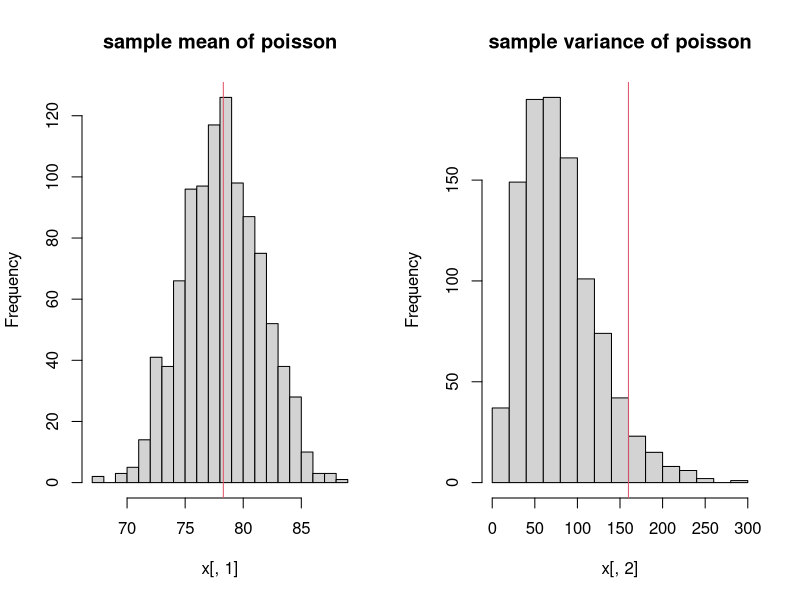
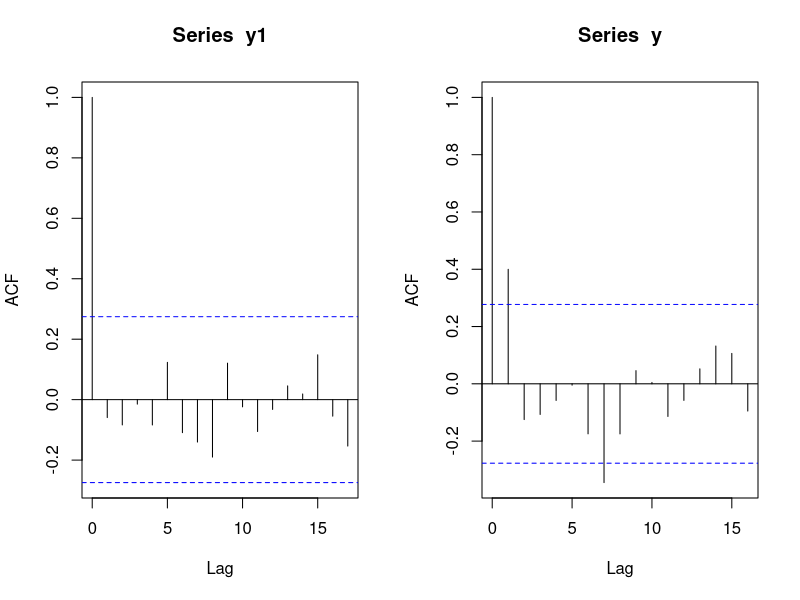
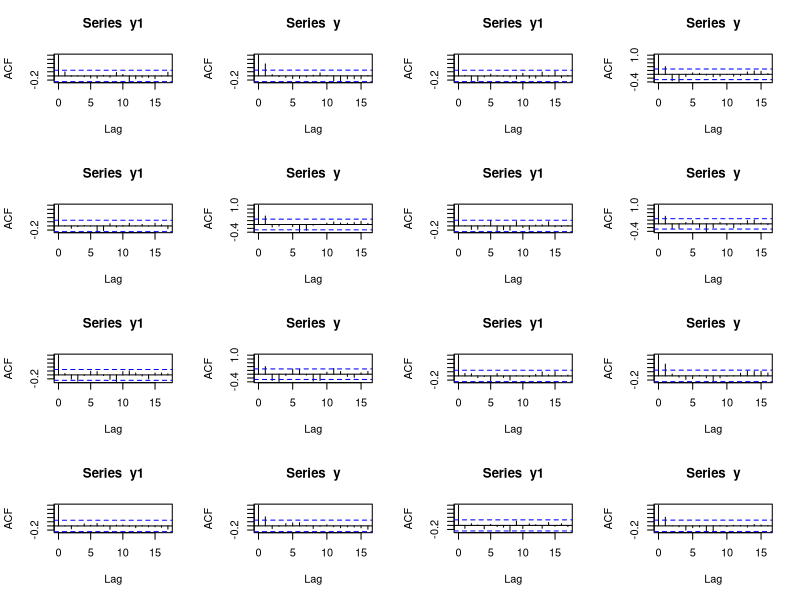
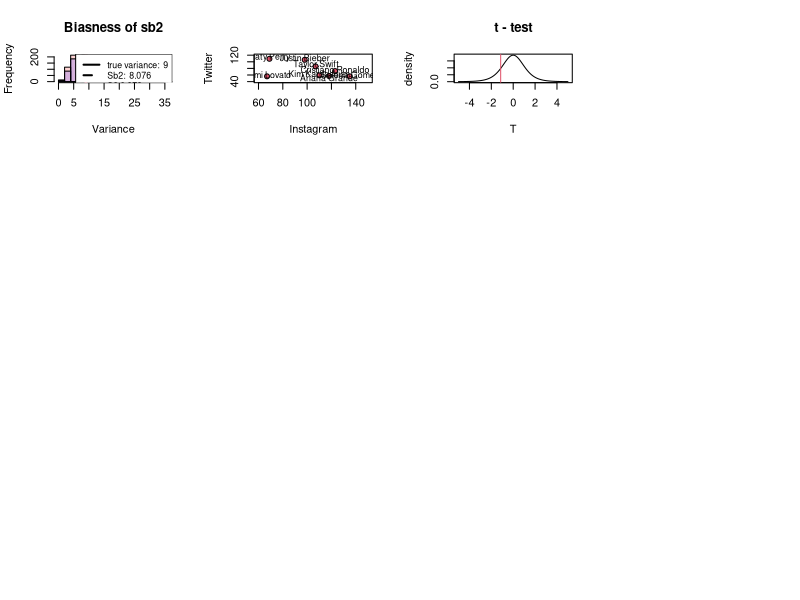

Write R code to recreate these figures, in order. (Note: this script raises an error after producing the figures.)
## ---- chunk 1
knitr::opts_chunk$set(echo = TRUE)
## ---- chunk 2
data <- c(87, 53, 72, 90, 78, 85, 83)


rep <- 1000
x <- array(0,c(rep,2))

for (i in 1:rep){
  xx <- rpois(7, 78.3)
  x[i,1] <- mean(xx)
  x[i,2] <- var(xx)
}

# plot histograms of simulated sample mean and sample variance
# plot also a red line for the observed values
par(mfrow=c(1,2))
hist(x[,1],breaks=20,main="sample mean of poisson")
abline(v=mean(data),col=2)
hist(x[,2],breaks=20,main="sample variance of poisson")
abline(v=var(data),col=2)

#prob of getting a sample variance bigger than the observed one
sum(x[,2]>var(data))/rep

# compute the p-value from the theoretical distribution
# because I know the distribution of the variance:
#(n-1)*s2/sigma^2 ~ chi(n-1) where sigma^2 is lambda for a poisson
chi_obs <- var(data)*6/78.3
1-pchisq(chi_obs,6)
#small but I can't reject the hypotesis
## ---- chunk 3
plotmarkov <-
function(n=10000, start=0, window=100, transition=Pb, npanels=5){
xc2 <- Markov(n, start, transition)
mav0 <- rollmean(as.integer(xc2==0), window)
mav1 <- rollmean(as.integer(xc2==0), window)
npanel <- cut(1:length(mav0), breaks=seq(from=1, to=length(mav0),
length=npanels+1), include.lowest=TRUE)
df <- data.frame(av0=mav0, av1=mav1, x=1:length(mav0),
gp=npanel)
print(xyplot(av0+av1~x | gp, data=df, layout=c(1,npanels),
type="l", par.strip.text=list(cex=0.65),
scales=list(x=list(relation="free"))))
}
## ---- chunk 4
y1 <- rnorm(51)
y <- y1[-1] + y1[-51]
acf(y1) # acf is ‘autocorrelation function’
acf(y)
## ---- chunk 5
par(mfrow=c(4,4))

for (i in 1:8){
  y1 <- rnorm(51)
  y <- y1[-1] + y1[-51]
  acf(y1)
  acf(y)
}
## ---- chunk 6
# my_function builds a vector y as in the previous exercise
my_function <- function(n=51,mu=0,sigma=1){
  y1 <- rnorm(n,mu,sigma)
  y <- y1[-1] + y1[-n]
  return(y)
}

# perform 25 repetitions and store sample means and sample variances
rep <- 25
a <- array(0,25)
av <- array(0,25)

for (i in 1:rep){
  t <- my_function()
  a[i] <- var(t)
  av[i] <- mean(t)
}

# compute the variance of the vector of sample means
var(av)
## ---- chunk 7
n <- 100000
z <- rnorm(n)
zneg <- 0
j <- 1
for (i in 1:n) {
if (z[i]<0) {
zneg[j] <- z[i]
j <- j + 1
}
}
## ---- chunk 8
n <- 100000
z <- rnorm(n)
zneg <- 0
zneg2 <- 0
j <- 1

# timing the given function
start <- Sys.time()
for (i in 1:n) {
  if (z[i]<0) {
    zneg[j] <- z[i]
    j <- j + 1
  }
}
end <- Sys.time()
time1 <- end-start

# timing my optimized function
start <- Sys.time()
zneg2=z[z<0]
end <- Sys.time()
time2 <- end-start

# check which one is faster
time1
time2 #faster

#chech if the results are the same:
summary(zneg)
summary(zneg2)

## ---- chunk 9
set.seed(0)
n <- 1000
A <- matrix(runif(n*n),n,n)
x.true <- runif(n)
y <- A%*%x.true
## ---- chunk 10
# here I compute the inverse of A using solve(A) and then I compute x1
start <- Sys.time()
A_inverse <- solve(A)
x1 <- A_inverse%*%y
end <- Sys.time()
time1 <- end-start
## ---- chunk 11
# here I directly compute x1 using solve
start <- Sys.time()
x1 <- solve(A,y) 
end <- Sys.time()
time2 <- end-start
## ---- chunk 12
# in previous code I've timed both versions
time1
time2 #faster
## ---- chunk 13
rep <- 1000
n <- 10
mu <- 5
sigma <- 3

samples <- array(0, c(rep,n))
statistics <- array(0,c(rep,2))


for (i in 1:rep){
  samples[i,] <- rnorm(n,mu,sigma)
  statistics[i,1] <- var(samples[i,])
  statistics[i,2] <- statistics[i,1]*(n-1)/n 
}

#is s2 correct?
mean(statistics[,1])
sigma**2

#is sb2 correct?
mean(statistics[,2])
sigma**2

#plot s2 observed, sb2 observed and true value
{
hist(statistics[,2],breaks=20,col=rgb(1,0,0,1/6),main="Biasness of sb2",xlab="Variance")  
hist(statistics[,1],breaks=20,add=TRUE,col=rgb(0,0,1,1/6))                    
abline(v=sigma**2,lwd=3)  
abline(v=mean(statistics[,1]),col=2,lty=2,lwd=3)
abline(v=mean(statistics[,2]),lty=2,lwd=3)
legend("topright", legend=c(paste("true variance: ",sigma**2), paste("Sb2: ",round(mean(statistics[,2]),3)),paste("S2",round(mean(statistics[,1]),3))),col=c("black", "black","red"), lty=c(1,2,2),lwd=2, cex=0.8)
}

## ---- chunk 14
# LAB 2
set.seed(101)
n <- 50 #sample size
K <- 4 #number of zones

# 6 players + 1 great player
prob1 <- c(7/16,5/16,3/16,1/16)
#prob2 <- c(1/16, 3/16, 6/16, 6/16)
prob2 <- c(5/16, 3/16, 6/16, 2/16)

y <- array(0,c(7,n))
observed <- array(0,c(7,4))
for (i in 1:6){
  y[i,] <- sample( 1:K, n, replace=TRUE, prob=prob1)
}
y[7,] <- sample( 1:K, n, replace=TRUE, prob=prob2)


observed <-( apply(y,1,table))
observed

  expected <- c( n*(7/16), n*(5/16), n*(3/16), n*(1/16))
expected

x2 <- sum((observed-expected)^(2)/expected)
x2
pchisq(x2, df =(K-1)*(6), lower.tail =FALSE )

chisq.test( observed, p = c( 7/16, 5/16, 3/16, 1/16) )
#why it's different? I should get the same results computing the p-value or using chisq.test function
## ---- chunk 15
 Owners <- c( "Katy Perry", "Justin Bieber", "Taylor Swift", "Cristiano Ronaldo",
                   "Kim Kardashian", "Ariana Grande", "Selena Gomez", "Demi Lovato")
      Instagram <- c( 69, 98,107, 123, 110, 118, 135, 67)
      Twitter <- c( 109, 106, 86, 72, 59, 57, 56, 56)
      plot( Instagram, Twitter, pch=21, bg=2, xlim=c(60, 150), ylim=c(40, 120) )
      text( Instagram[-6], Twitter[-6]+5, Owners[-6], cex=0.8 )
      text( Instagram[6], Twitter[6]-5, Owners[6], cex=0.8 )
## ---- chunk 16
Instagram <- c( 69, 98,107, 123, 110, 118, 135, 67)
Twitter <- c( 109, 106, 86, 72, 59, 57, 56, 56)

n=length(Instagram)
r=cor(Instagram,Twitter)
r
t_obs=r*sqrt((n-2)/(1-r^2))

x <- seq(-5,5,length=1000)
{
plot(x,dt(x,n-2),type="l",xlab="T",ylab="density",main="t - test")
abline(v=t_obs,col=2)


#I fix alpha=0.05 and plot rejection and acceptance region
alpha <- 0.05
r1 <- qt(alpha/2,n-2,lwd=2)
r2 <- qt(1-alpha/2,n-2)
abline(v=r1,lty=2,lwd=2)
abline(v=r2,lty=2,lwd=2)
legend("topright", legend=c("T_observed", "acceptance region boundaries"),col=c("red","black"),lty=c(1,2),lwd=2, cex=0.8)
}

## ---- chunk 17
#compute the p-value
p=2*(1-pt(abs(t_obs),n-2))
p
